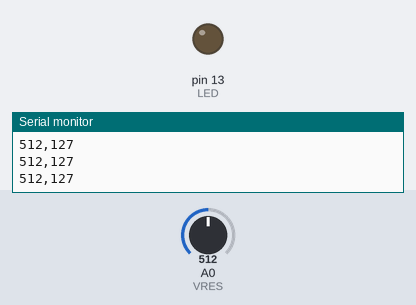
Bench run of a sketch on a simulated Arduino Uno, built with avr-gcc and run on an emulated ATmega328P. Parts: output pins drawn as LEDs (lit = HIGH), the last lines printed to the serial monitor. Inputs (shaded band) come from the test bench; at power-on: A0 (VRES) = 512.

Above: at 1.2 s.
1.3 s: A0 (VRES) set to 530
At 2.2 s:
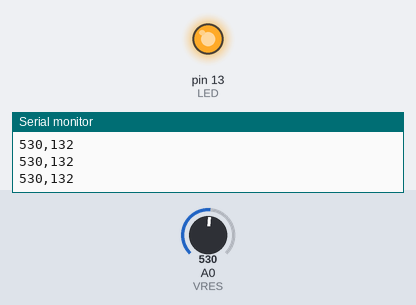
2.8 s: A0 (VRES) set to 511
At 3.7 s:
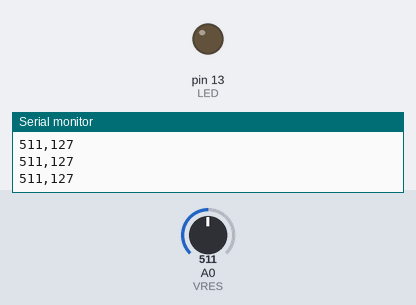
4.3 s: A0 (VRES) set to 716
At 5.1 s:
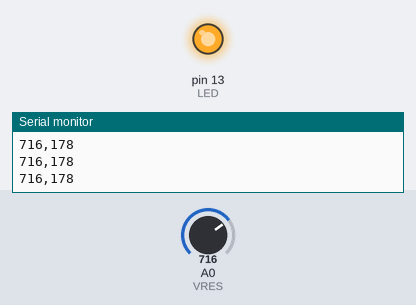
Timing chart, 0 to 7.3 s (numbered marks = the images above; inputs shaded):
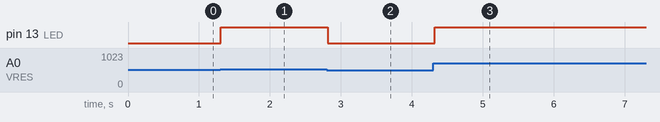

The sketch:

test_03.ino
```cpp
// LEDのピン番号
int LED = 13;
// 可変抵抗のピン番号
int VRES = 0;
// 可変抵抗の値
int vresVal = 0;
// LEDの値
int ledVal = 0;


void setup() {
  // put your setup code here, to run once:
  pinMode(LED,OUTPUT);
  // シリアル通信の開始
  Serial.begin(9600);
}

void loop() {
  // put your main code here, to run repeatedly:
  vresVal = analogRead(VRES);
  ledVal = map(vresVal,0,1023,0,255);

  // アナログ出力でLEDを光らせる
  analogWrite(LED,ledVal);

  // シリアルモニターで確認
  Serial.print(vresVal);
  Serial.print(",");
  Serial.print(ledVal);
  Serial.println();

  // 適度な感覚を開ける
  delay(100);
}
```

Measured:
- the behaviour switches between 513 and 514 on A0 (VRES) (found by bisection; images 0 and 1)
- after the input at 1.3 s, pin 13 (LED): LOW → HIGH at once
- after the input at 2.8 s, pin 13 (LED): HIGH → LOW at once
- after the input at 4.3 s, pin 13 (LED): LOW → HIGH at once
